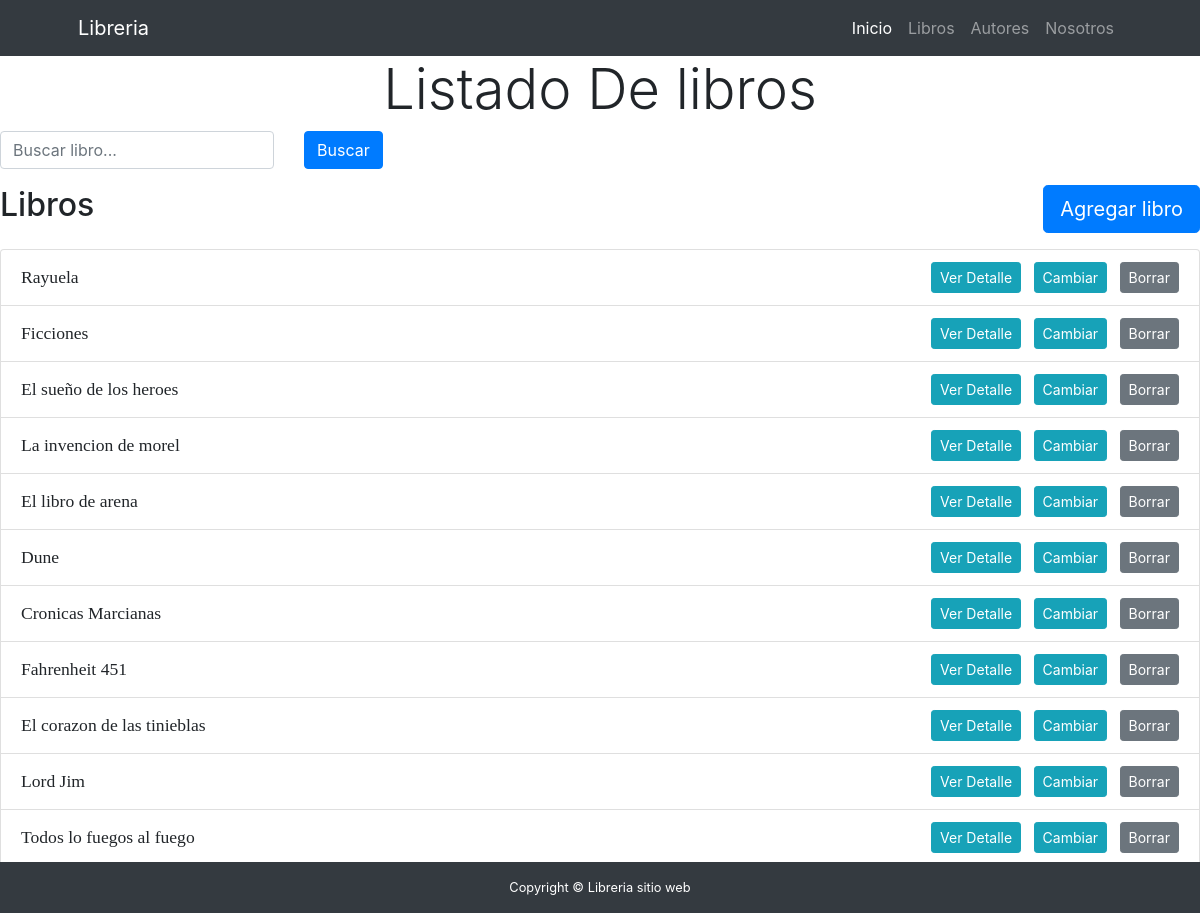
Screenshot of /libros/libros/lista with the database file from the repository.
### libros/models.py (models this page shows, shortened)
class Libro(models.Model):
    nombre_libro = models.CharField(max_length=100,unique=True)
    año = models.DateField
    editorial = models.ForeignKey(Editorial,on_delete=models.SET_NULL, null=True,blank=True)
    autor = models.ForeignKey(Autores,on_delete=models.SET_NULL, null=True,blank=True)

### libros/views.py (the view)
# urls.py: path("libros/lista",lista_libros, name="lista_libros"),
def lista_libros(request):
    busqueda = request.GET.get("busqueda",None)
    if busqueda:
        print(busqueda)
        consulta = Libro.objects.filter(nombre__icontains=busqueda)
    else:
        consulta = Libro.objects.all()
    contexto = {"libros": consulta}
    return render(request,"libros/lista_libros.html",contexto)

### libros/templates/libros/lista_libros.html (shortened to what this page needs)
{% extends 'core/base.html' %}
{% block body_title %}
    Listado De libros
{% endblock body_title %}
{% block contenido %}
<form class="mb-3 row" action="{% url 'libros:lista_libros' %}" method="get">
    <div class="col-auto">
        <input type="text" class="form-control" name="busqueda" placeholder="Buscar libro...">
    </div>
    <div class="col-auto">
        <button type="submit" class="btn btn-primary">Buscar</button>
    </div>
</form>
<div class="d-flex justify-content-between align-items-center mb-3">
    <h2>Libros</h2>
    <button class="btn btn-lg btn-primary my-button"><a href="{% url 'libros:libros_create' %}" style="color:white;">Agregar libro</a></button>
</div>
<ul class="list-group">
    {% for libro in libros %}
        <li class="list-group-item">
            <div class="d-flex justify-content-between align-items-center">
                <span style="font-family: 'Georgia', serif; font-size: 1.1em;">{{ libro.nombre_libro }}</span>
                <div>
                    <a href="{% url 'libros:libro_detail' libro.id %}" class="btn btn-info btn-sm me-2">Ver Detalle</a>
                    <a href="{% url 'libros:libro_update' libro.id %}" class="btn btn-info btn-sm me-2">Cambiar</a>
                    <a href="{% url 'libros:libro_delete' libro.id %}" class="btn btn-secondary btn-sm">Borrar</a>
                </div>
            </div>
        </li>
    {% endfor %}
</ul>
<a href="{% url 'libros:lista_libros' %}" class="btn btn-secondary btn-sm mt-3">Volver</a>
{% endblock contenido %}

### rows the page displays
Libro: nombre_libro "Rayuela"
Libro: nombre_libro "Ficciones"
Libro: nombre_libro "El sueño de los heroes"
Libro: nombre_libro "La invencion de morel"
Libro: nombre_libro "El libro de arena"
Libro: nombre_libro "Dune"
Libro: nombre_libro "Cronicas Marcianas"
Libro: nombre_libro "Fahrenheit 451"
Libro: nombre_libro "El corazon de las tinieblas"
Libro: nombre_libro "Lord Jim"
Libro: nombre_libro "Todos lo fuegos al fuego"
